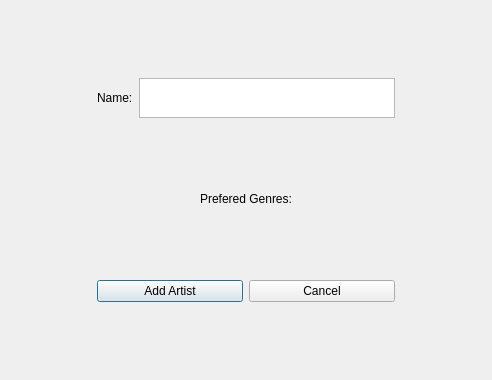
<?xml version="1.0" encoding="UTF-8"?>
<ui version="4.0">
 <class>AddArtistDialog</class>
 <widget class="QDialog" name="AddArtistDialog">
  <property name="geometry">
   <rect>
    <x>0</x>
    <y>0</y>
    <width>492</width>
    <height>380</height>
   </rect>
  </property>
  <property name="windowTitle">
   <string>Add Artist</string>
  </property>
  <layout class="QGridLayout" name="gridLayout">
   <item row="0" column="2">
    <layout class="QVBoxLayout" name="verticalLayout">
     <item>
      <layout class="QHBoxLayout" name="horizontalLayout">
       <item>
        <widget class="QLabel" name="label">
         <property name="maximumSize">
          <size>
           <width>16777215</width>
           <height>40</height>
          </size>
         </property>
         <property name="text">
          <string>Name:</string>
         </property>
        </widget>
       </item>
       <item>
        <widget class="QPlainTextEdit" name="artistName">
         <property name="maximumSize">
          <size>
           <width>16777215</width>
           <height>40</height>
          </size>
         </property>
        </widget>
       </item>
      </layout>
     </item>
     <item>
      <layout class="QHBoxLayout" name="horizontalLayout_2">
       <item>
        <widget class="QLabel" name="label_2">
         <property name="minimumSize">
          <size>
           <width>0</width>
           <height>150</height>
          </size>
         </property>
         <property name="text">
          <string>Prefered Genres:</string>
         </property>
         <property name="alignment">
          <set>Qt::AlignCenter</set>
         </property>
        </widget>
       </item>
       <item>
        <layout class="QVBoxLayout" name="GenresLayout"/>
       </item>
      </layout>
     </item>
     <item>
      <layout class="QHBoxLayout" name="horizontalLayout_3">
       <item>
        <widget class="QPushButton" name="AddButton">
         <property name="text">
          <string>Add Artist</string>
         </property>
        </widget>
       </item>
       <item>
        <widget class="QPushButton" name="CancelButton">
         <property name="text">
          <string>Cancel</string>
         </property>
        </widget>
       </item>
      </layout>
     </item>
    </layout>
   </item>
   <item row="0" column="3">
    <spacer name="horizontalSpacer">
     <property name="orientation">
      <enum>Qt::Horizontal</enum>
     </property>
     <property name="sizeHint" stdset="0">
      <size>
       <width>40</width>
       <height>20</height>
      </size>
     </property>
    </spacer>
   </item>
   <item row="0" column="1">
    <spacer name="horizontalSpacer_2">
     <property name="orientation">
      <enum>Qt::Horizontal</enum>
     </property>
     <property name="sizeHint" stdset="0">
      <size>
       <width>40</width>
       <height>20</height>
      </size>
     </property>
    </spacer>
   </item>
  </layout>
 </widget>
 <resources/>
 <connections/>
</ui>
